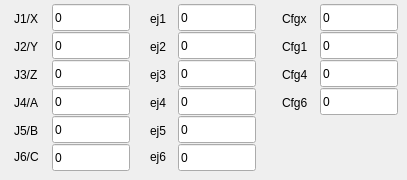
       <widget class="QWidget" name="tab_18">
        <attribute name="title">
         <string>POS2</string>
        </attribute>
        <widget class="QLineEdit" name="mm2_P2J1">
         <property name="geometry">
          <rect>
           <x>52</x>
           <y>4</y>
           <width>78</width>
           <height>27</height>
          </rect>
         </property>
         <property name="text">
          <string>0</string>
         </property>
        </widget>
        <widget class="QLineEdit" name="mm2_P2J6">
         <property name="geometry">
          <rect>
           <x>52</x>
           <y>144</y>
           <width>78</width>
           <height>27</height>
          </rect>
         </property>
         <property name="text">
          <string>0</string>
         </property>
        </widget>
        <widget class="QLabel" name="label_173">
         <property name="geometry">
          <rect>
           <x>150</x>
           <y>10</y>
           <width>37</width>
           <height>17</height>
          </rect>
         </property>
         <property name="text">
          <string>ej1</string>
         </property>
        </widget>
        <widget class="QLabel" name="label_174">
         <property name="geometry">
          <rect>
           <x>14</x>
           <y>10</y>
           <width>37</width>
           <height>17</height>
          </rect>
         </property>
         <property name="text">
          <string>J1/X</string>
         </property>
        </widget>
        <widget class="QLineEdit" name="mm2_P2J3">
         <property name="geometry">
          <rect>
           <x>52</x>
           <y>60</y>
           <width>78</width>
           <height>27</height>
          </rect>
         </property>
         <property name="text">
          <string>0</string>
         </property>
        </widget>
        <widget class="QLabel" name="label_175">
         <property name="geometry">
          <rect>
           <x>14</x>
           <y>66</y>
           <width>36</width>
           <height>17</height>
          </rect>
         </property>
         <property name="text">
          <string>J3/Z</string>
         </property>
        </widget>
        <widget class="QLineEdit" name="mm2_P2ej1">
         <property name="geometry">
          <rect>
           <x>178</x>
           <y>4</y>
           <width>78</width>
           <height>27</height>
          </rect>
         </property>
         <property name="text">
          <string>0</string>
         </property>
        </widget>
        <widget class="QLineEdit" name="mm2_P2Cfg1">
         <property name="geometry">
          <rect>
           <x>320</x>
           <y>32</y>
           <width>78</width>
           <height>27</height>
          </rect>
         </property>
         <property name="text">
          <string>0</string>
         </property>
        </widget>
        <widget class="QLineEdit" name="mm2_P2ej4">
         <property name="geometry">
          <rect>
           <x>178</x>
           <y>88</y>
           <width>78</width>
           <height>27</height>
          </rect>
         </property>
         <property name="text">
          <string>0</string>
         </property>
        </widget>
        <widget class="QLabel" name="label_p2Cfgx_2">
         <property name="geometry">
          <rect>
           <x>282</x>
           <y>10</y>
           <width>37</width>
           <height>17</height>
          </rect>
         </property>
         <property name="text">
          <string>Cfgx</string>
         </property>
        </widget>
        <widget class="QLabel" name="label_176">
         <property name="geometry">
          <rect>
           <x>150</x>
           <y>94</y>
           <width>36</width>
           <height>17</height>
          </rect>
         </property>
         <property name="text">
          <string>ej4</string>
         </property>
        </widget>
        <widget class="QLabel" name="label_177">
         <property name="geometry">
          <rect>
           <x>150</x>
           <y>148</y>
           <width>36</width>
           <height>17</height>
          </rect>
         </property>
         <property name="text">
          <string>ej6</string>
         </property>
        </widget>
        <widget class="QLabel" name="label_p2Cfg6_2">
         <property name="geometry">
          <rect>
           <x>282</x>
           <y>94</y>
           <width>36</width>
           <height>17</height>
          </rect>
         </property>
         <property name="text">
          <string>Cfg6</string>
         </property>
        </widget>
        <widget class="QLineEdit" name="mm2_P2J2">
         <property name="geometry">
          <rect>
           <x>52</x>
           <y>32</y>
           <width>78</width>
           <height>27</height>
          </rect>
         </property>
         <property name="text">
          <string>0</string>
         </property>
        </widget>
        <widget class="QLabel" name="label_178">
         <property name="geometry">
          <rect>
           <x>14</x>
           <y>94</y>
           <width>36</width>
           <height>17</height>
          </rect>
         </property>
         <property name="text">
          <string>J4/A</string>
         </property>
        </widget>
        <widget class="QLineEdit" name="mm2_P2Cfg4">
         <property name="geometry">
          <rect>
           <x>320</x>
           <y>60</y>
           <width>78</width>
           <height>27</height>
          </rect>
         </property>
         <property name="text">
          <string>0</string>
         </property>
        </widget>
        <widget class="QLabel" name="label_179">
         <property name="geometry">
          <rect>
           <x>150</x>
           <y>66</y>
           <width>36</width>
           <height>17</height>
          </rect>
         </property>
         <property name="text">
          <string>ej3</string>
         </property>
        </widget>
        <widget class="QLineEdit" name="mm2_P2Cfg6">
         <property name="geometry">
          <rect>
           <x>320</x>
           <y>88</y>
           <width>78</width>
           <height>27</height>
          </rect>
         </property>
         <property name="text">
          <string>0</string>
         </property>
        </widget>
        <widget class="QLabel" name="label_p2Cfg4_2">
         <property name="geometry">
          <rect>
           <x>282</x>
           <y>66</y>
           <width>36</width>
           <height>17</height>
          </rect>
         </property>
         <property name="text">
          <string>Cfg4</string>
         </property>
        </widget>
        <widget class="QLabel" name="label_p2Cfg1_2">
         <property name="geometry">
          <rect>
           <x>282</x>
           <y>38</y>
           <width>37</width>
           <height>17</height>
          </rect>
         </property>
         <property name="text">
          <string>Cfg1</string>
         </property>
        </widget>
        <widget class="QLabel" name="label_180">
         <property name="geometry">
          <rect>
           <x>14</x>
           <y>122</y>
           <width>36</width>
           <height>17</height>
          </rect>
         </property>
         <property name="text">
          <string>J5/B</string>
         </property>
        </widget>
        <widget class="QLineEdit" name="mm2_P2ej5">
         <property name="geometry">
          <rect>
           <x>178</x>
           <y>116</y>
           <width>78</width>
           <height>27</height>
          </rect>
         </property>
         <property name="text">
          <string>0</string>
         </property>
        </widget>
        <widget class="QLabel" name="label_181">
         <property name="geometry">
          <rect>
           <x>150</x>
           <y>122</y>
           <width>36</width>
           <height>17</height>
          </rect>
         </property>
         <property name="text">
          <string>ej5</string>
         </property>
        </widget>
        <widget class="QLabel" name="label_182">
         <property name="geometry">
          <rect>
           <x>14</x>
           <y>148</y>
           <width>36</width>
           <height>17</height>
          </rect>
         </property>
         <property name="text">
          <string>J6/C</string>
         </property>
        </widget>
        <widget class="QLineEdit" name="mm2_P2ej6">
         <property name="geometry">
          <rect>
           <x>178</x>
           <y>144</y>
           <width>78</width>
           <height>27</height>
          </rect>
         </property>
         <property name="text">
          <string>0</string>
         </property>
        </widget>
        <widget class="QLineEdit" name="mm2_P2J5">
         <property name="geometry">
          <rect>
           <x>52</x>
           <y>116</y>
           <width>78</width>
           <height>27</height>
          </rect>
         </property>
         <property name="text">
          <string>0</string>
         </property>
        </widget>
        <widget class="QLabel" name="label_183">
         <property name="geometry">
          <rect>
           <x>14</x>
           <y>38</y>
           <width>37</width>
           <height>17</height>
          </rect>
         </property>
         <property name="text">
          <string>J2/Y</string>
         </property>
        </widget>
        <widget class="QLineEdit" name="mm2_P2ej2">
         <property name="geometry">
          <rect>
           <x>178</x>
           <y>32</y>
           <width>78</width>
           <height>27</height>
          </rect>
         </property>
         <property name="text">
          <string>0</string>
         </property>
        </widget>
        <widget class="QLabel" name="label_184">
         <property name="geometry">
          <rect>
           <x>150</x>
           <y>38</y>
           <width>37</width>
           <height>17</height>
          </rect>
         </property>
         <property name="text">
          <string>ej2</string>
         </property>
        </widget>
        <widget class="QLineEdit" name="mm2_P2J4">
         <property name="geometry">
          <rect>
           <x>52</x>
           <y>88</y>
           <width>78</width>
           <height>27</height>
          </rect>
         </property>
         <property name="text">
          <string>0</string>
         </property>
        </widget>
        <widget class="QLineEdit" name="mm2_P2Cfgx">
         <property name="geometry">
          <rect>
           <x>320</x>
           <y>4</y>
           <width>78</width>
           <height>27</height>
          </rect>
         </property>
         <property name="text">
          <string>0</string>
         </property>
        </widget>
        <widget class="QLineEdit" name="mm2_P2ej3">
         <property name="geometry">
          <rect>
           <x>178</x>
           <y>60</y>
           <width>78</width>
           <height>27</height>
          </rect>
         </property>
         <property name="text">
          <string>0</string>
         </property>
        </widget>
       </widget>
